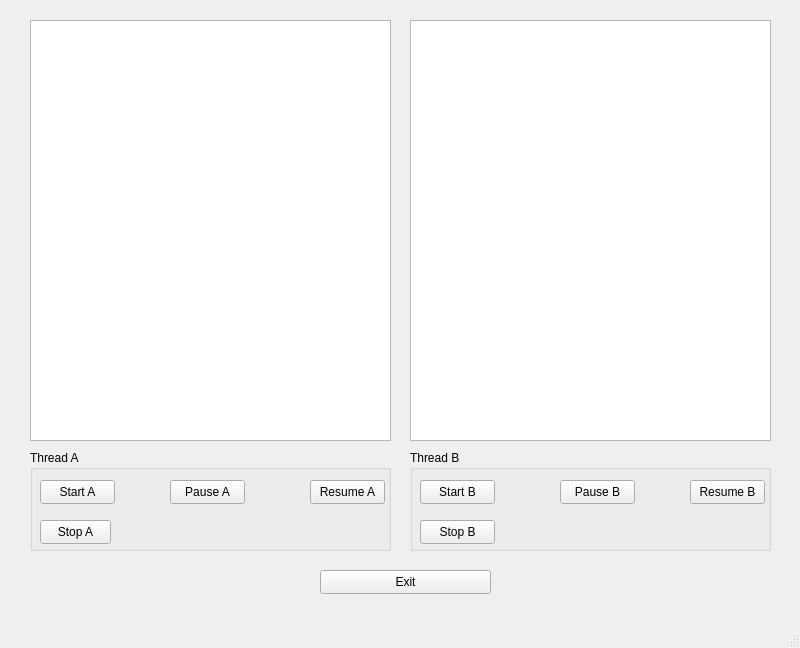
<?xml version="1.0" encoding="UTF-8"?>
<ui version="4.0">
 <class>MainWindow</class>
 <widget class="QMainWindow" name="MainWindow">
  <property name="geometry">
   <rect>
    <x>0</x>
    <y>0</y>
    <width>800</width>
    <height>648</height>
   </rect>
  </property>
  <property name="windowTitle">
   <string>MainWindow</string>
  </property>
  <widget class="QWidget" name="centralwidget">
   <widget class="QTextEdit" name="textEdit_StatusA">
    <property name="geometry">
     <rect>
      <x>30</x>
      <y>20</y>
      <width>361</width>
      <height>421</height>
     </rect>
    </property>
   </widget>
   <widget class="QTextEdit" name="textEdit_StatusB">
    <property name="geometry">
     <rect>
      <x>410</x>
      <y>20</y>
      <width>361</width>
      <height>421</height>
     </rect>
    </property>
   </widget>
   <widget class="QGroupBox" name="groupBox">
    <property name="geometry">
     <rect>
      <x>30</x>
      <y>450</y>
      <width>361</width>
      <height>101</height>
     </rect>
    </property>
    <property name="title">
     <string>Thread A</string>
    </property>
    <widget class="QPushButton" name="btn_start_A">
     <property name="geometry">
      <rect>
       <x>10</x>
       <y>30</y>
       <width>75</width>
       <height>24</height>
      </rect>
     </property>
     <property name="text">
      <string>Start A</string>
     </property>
    </widget>
    <widget class="QPushButton" name="btn_pause_A">
     <property name="geometry">
      <rect>
       <x>140</x>
       <y>30</y>
       <width>75</width>
       <height>24</height>
      </rect>
     </property>
     <property name="text">
      <string>Pause A</string>
     </property>
    </widget>
    <widget class="QPushButton" name="btn_resume_A">
     <property name="geometry">
      <rect>
       <x>280</x>
       <y>30</y>
       <width>75</width>
       <height>24</height>
      </rect>
     </property>
     <property name="text">
      <string>Resume A</string>
     </property>
    </widget>
    <widget class="QPushButton" name="btn_stopA">
     <property name="geometry">
      <rect>
       <x>10</x>
       <y>70</y>
       <width>71</width>
       <height>24</height>
      </rect>
     </property>
     <property name="text">
      <string>Stop A</string>
     </property>
    </widget>
   </widget>
   <widget class="QGroupBox" name="groupBox_2">
    <property name="geometry">
     <rect>
      <x>410</x>
      <y>450</y>
      <width>361</width>
      <height>101</height>
     </rect>
    </property>
    <property name="title">
     <string>Thread B</string>
    </property>
    <widget class="QPushButton" name="btn_start_B">
     <property name="geometry">
      <rect>
       <x>10</x>
       <y>30</y>
       <width>75</width>
       <height>24</height>
      </rect>
     </property>
     <property name="text">
      <string>Start B</string>
     </property>
    </widget>
    <widget class="QPushButton" name="btn_pause_B">
     <property name="geometry">
      <rect>
       <x>150</x>
       <y>30</y>
       <width>75</width>
       <height>24</height>
      </rect>
     </property>
     <property name="text">
      <string>Pause B</string>
     </property>
    </widget>
    <widget class="QPushButton" name="btn_resume_B">
     <property name="geometry">
      <rect>
       <x>280</x>
       <y>30</y>
       <width>75</width>
       <height>24</height>
      </rect>
     </property>
     <property name="text">
      <string>Resume B</string>
     </property>
    </widget>
    <widget class="QPushButton" name="btn_stopB">
     <property name="geometry">
      <rect>
       <x>10</x>
       <y>70</y>
       <width>75</width>
       <height>24</height>
      </rect>
     </property>
     <property name="text">
      <string>Stop B</string>
     </property>
    </widget>
   </widget>
   <widget class="QPushButton" name="btn_exit">
    <property name="geometry">
     <rect>
      <x>320</x>
      <y>570</y>
      <width>171</width>
      <height>24</height>
     </rect>
    </property>
    <property name="text">
     <string>Exit</string>
    </property>
   </widget>
  </widget>
  <widget class="QMenuBar" name="menubar">
   <property name="geometry">
    <rect>
     <x>0</x>
     <y>0</y>
     <width>800</width>
     <height>22</height>
    </rect>
   </property>
  </widget>
  <widget class="QStatusBar" name="statusbar"/>
 </widget>
 <resources/>
 <connections/>
</ui>
